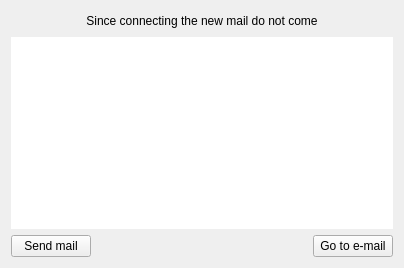
<?xml version="1.0" encoding="UTF-8"?>
<ui version="4.0">
 <class>MailNotifyPageClass</class>
 <widget class="QWidget" name="MailNotifyPageClass">
  <property name="geometry">
   <rect>
    <x>0</x>
    <y>0</y>
    <width>404</width>
    <height>268</height>
   </rect>
  </property>
  <layout class="QVBoxLayout" name="verticalLayout">
   <item>
    <widget class="CustomLabel" name="lblNoMail">
     <property name="sizePolicy">
      <sizepolicy hsizetype="Expanding" vsizetype="Expanding">
       <horstretch>0</horstretch>
       <verstretch>0</verstretch>
      </sizepolicy>
     </property>
     <property name="text">
      <string>Since connecting the new mail do not come</string>
     </property>
     <property name="alignment">
      <set>Qt::AlignCenter</set>
     </property>
    </widget>
   </item>
   <item>
    <widget class="QTableWidget" name="twtMails">
     <property name="focusPolicy">
      <enum>Qt::NoFocus</enum>
     </property>
     <property name="frameShape">
      <enum>QFrame::NoFrame</enum>
     </property>
     <property name="editTriggers">
      <set>QAbstractItemView::NoEditTriggers</set>
     </property>
     <property name="selectionMode">
      <enum>QAbstractItemView::SingleSelection</enum>
     </property>
     <property name="selectionBehavior">
      <enum>QAbstractItemView::SelectRows</enum>
     </property>
     <property name="showGrid">
      <bool>false</bool>
     </property>
     <property name="cornerButtonEnabled">
      <bool>false</bool>
     </property>
     <attribute name="horizontalHeaderHighlightSections">
      <bool>false</bool>
     </attribute>
     <attribute name="verticalHeaderVisible">
      <bool>false</bool>
     </attribute>
    </widget>
   </item>
   <item>
    <layout class="QHBoxLayout" name="horizontalLayout">
     <item>
      <widget class="ActionButton" name="pbtNewMail">
       <property name="text">
        <string>Send mail</string>
       </property>
      </widget>
     </item>
     <item>
      <spacer name="horizontalSpacer">
       <property name="orientation">
        <enum>Qt::Horizontal</enum>
       </property>
       <property name="sizeHint" stdset="0">
        <size>
         <width>40</width>
         <height>20</height>
        </size>
       </property>
      </spacer>
     </item>
     <item>
      <widget class="ActionButton" name="pbtGoToEmail">
       <property name="cursor">
        <cursorShape>PointingHandCursor</cursorShape>
       </property>
       <property name="text">
        <string>Go to e-mail</string>
       </property>
      </widget>
     </item>
    </layout>
   </item>
  </layout>
 </widget>
 <layoutdefault spacing="6" margin="11"/>
 <customwidgets>
  <customwidget>
   <class>CustomLabel</class>
   <extends>QLabel</extends>
   <header location="global">utils/customlabel.h</header>
  </customwidget>
  <customwidget>
   <class>ActionButton</class>
   <extends>QPushButton</extends>
   <header location="global">utils/actionbutton.h</header>
  </customwidget>
 </customwidgets>
 <resources/>
 <connections/>
</ui>
